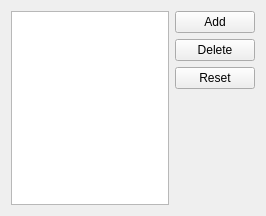
<?xml version="1.0" encoding="UTF-8"?>
<ui version="4.0">
 <class>SettingDlgClass</class>
 <widget class="QWidget" name="SettingDlgClass">
  <property name="geometry">
   <rect>
    <x>0</x>
    <y>0</y>
    <width>266</width>
    <height>216</height>
   </rect>
  </property>
  <property name="windowTitle">
   <string>Form</string>
  </property>
  <layout class="QGridLayout" name="gridLayout">
   <item row="0" column="0" rowspan="4">
    <widget class="QListWidget" name="keywords"/>
   </item>
   <item row="0" column="1">
    <widget class="QPushButton" name="btAdd">
     <property name="text">
      <string>Add</string>
     </property>
    </widget>
   </item>
   <item row="1" column="1">
    <widget class="QPushButton" name="btDel">
     <property name="text">
      <string>Delete</string>
     </property>
    </widget>
   </item>
   <item row="2" column="1">
    <widget class="QPushButton" name="btReset">
     <property name="text">
      <string>Reset</string>
     </property>
    </widget>
   </item>
   <item row="3" column="1">
    <spacer name="verticalSpacer">
     <property name="orientation">
      <enum>Qt::Vertical</enum>
     </property>
     <property name="sizeHint" stdset="0">
      <size>
       <width>20</width>
       <height>86</height>
      </size>
     </property>
    </spacer>
   </item>
  </layout>
 </widget>
 <resources/>
 <connections/>
</ui>
